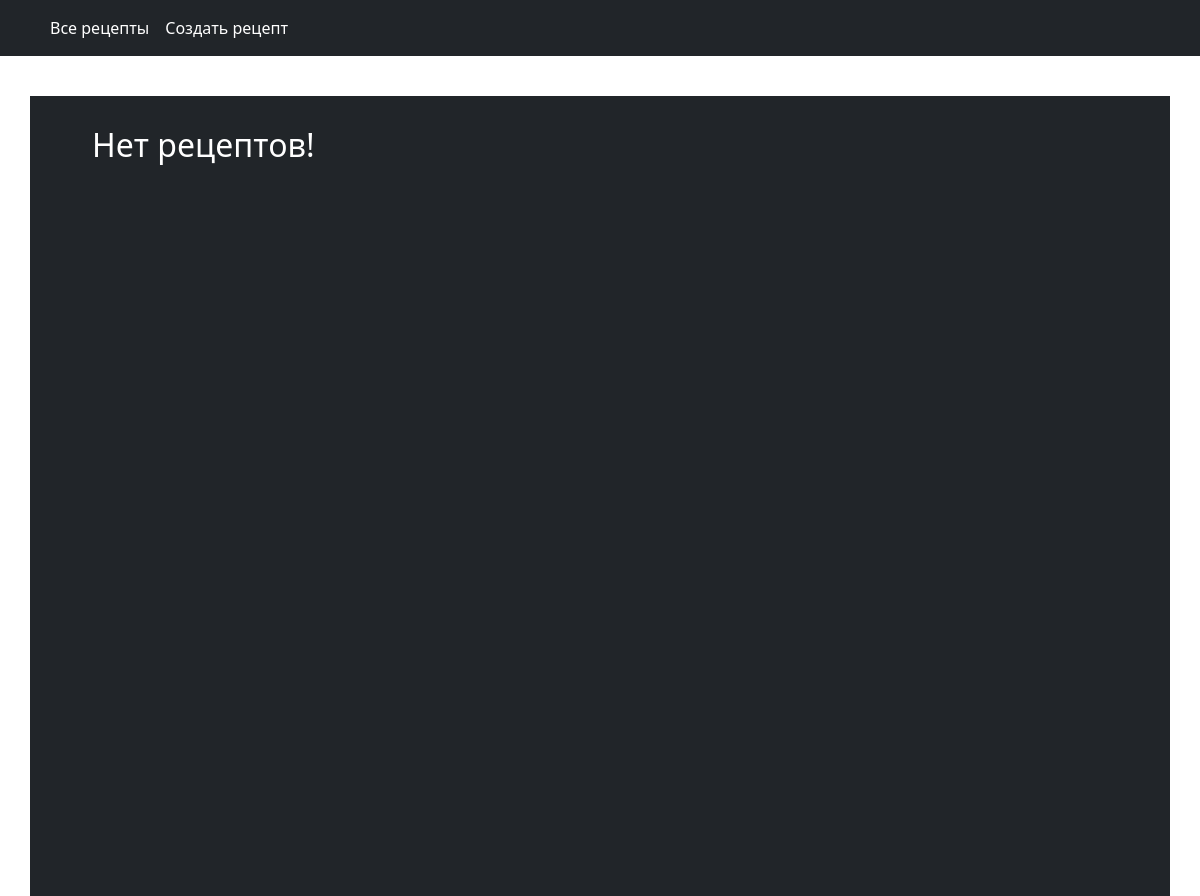
/category/3, run on an earlier commit of the app's database.
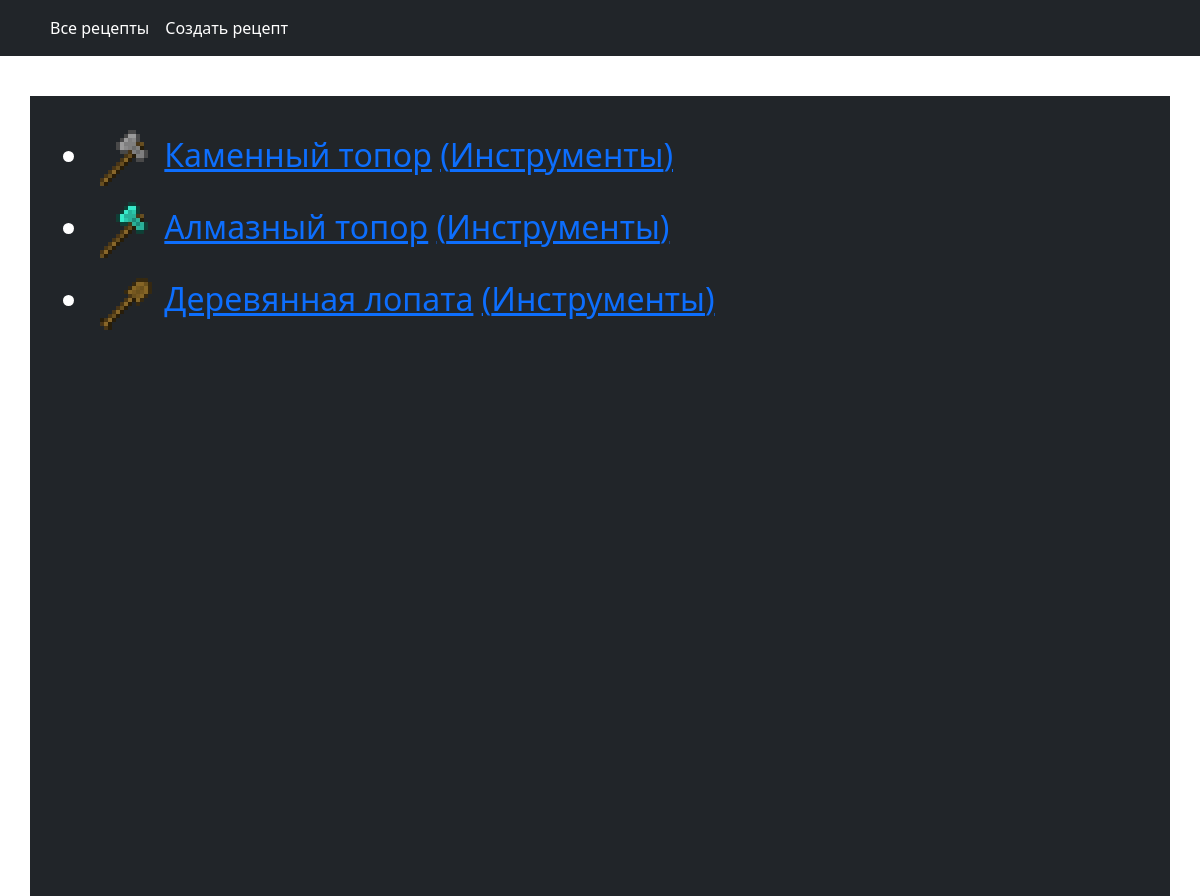
And on a later commit of the database.
### main/models.py (models this page shows, shortened)
class Recipe(models.Model):
	result = models.ForeignKey('Item', on_delete=models.CASCADE,
		verbose_name='Результ', related_name='result_items')
	left_up_item = models.ForeignKey('Item', on_delete=models.CASCADE, null=True,
		blank=True, verbose_name='Левый верхний предмет', related_name='left_up_items')
	up_item = models.ForeignKey('Item', on_delete=models.CASCADE, null=True,
		blank=True, verbose_name='Верхний предмет', related_name='up_items')
	right_up_item = models.ForeignKey('Item', on_delete=models.CASCADE, null=True,
		blank=True, verbose_name='Правый верхний предмет', related_name='right_up_items')
	left_item = models.ForeignKey('Item', on_delete=models.CASCADE, null=True,
		blank=True, verbose_name='Левый предмет', related_name='left_items')
	middle_item = models.ForeignKey('Item', on_delete=models.CASCADE, null=True,
		blank=True, verbose_name='Средний предмет', related_name='middle_items')
	right_item = models.ForeignKey('Item', on_delete=models.CASCADE, null=True,
		blank=True, verbose_name='Правый предмет', related_name='right_items')
	left_down_item = models.ForeignKey('Item', on_delete=models.CASCADE, null=True,
		blank=True, verbose_name='Левый нижний предмет', related_name='left_down_items')
	down_item = models.ForeignKey('Item', on_delete=models.CASCADE, null=True,
		blank=True, verbose_name='Нижний предмет', related_name='down_items')
	right_down_item = models.ForeignKey('Item', on_delete=models.CASCADE, null=True,
		blank=True,verbose_name='Правый нижний предмет', related_name='right_down_items')
	def get_absolute_url(self):
		return reverse('recipe', kwargs={'pk': self.pk})
	class Meta:
		verbose_name = 'Рецепт'
		verbose_name_plural = 'Рецепты'

class Item(models.Model):
	name = models.CharField(max_length=128, verbose_name='Имя предмета', unique=True)
	image = models.ImageField(upload_to='items/', verbose_name='Изображение')
	item_category = models.ForeignKey('ItemCategory', on_delete=models.PROTECT,
		null=True, verbose_name='Категория')
	slug = models.SlugField(max_length=256, null=False, unique=True, db_index=True,
		verbose_name='URL')
	class Meta:
		verbose_name = 'Предмет'
		verbose_name_plural = 'Предметы'

class ItemCategory(models.Model):
	name = models.CharField(max_length=128, verbose_name='Имя категории', unique=True)
	slug = models.SlugField(max_length=256, null=False, unique=True, db_index=True,
		verbose_name='URL')
	class Meta:
		verbose_name = 'Категория предмета'
		verbose_name_plural = 'Категории предметов'

### main/views.py (the view)
# urls.py: path('category/<int:cat_id>', views.CategoryListView.as_view(), name='category'),
class CategoryListView(ListView):
	model = models.Recipe
	template_name = 'index.html'
	context_object_name = 'recipes'
	def get_queryset(self):
		return models.Recipe.objects.filter(result__item_category=self.kwargs['cat_id'])

### main/templates/index.html (shortened to what this page needs)
{% extends 'base.html' %}
{% block content %}
	<ul>
		{% for recipe in recipes %}
		<h2><li><img height=64px src="{{ recipe.result.image.url }}"> <a href="{{ recipe.get_absolute_url }}">{{ recipe.result.name }}</a> <a href="{% url 'category' recipe.result.item_category.id %}">({{ recipe.result.item_category.name }})</a></li></h2>
		{% endfor %}
		{% if not recipes %}
			<h2>Нет рецептов!</h2>
		{% endif %}
	</ul>
{% endblock %}

### main/templates/base.html (shortened to what this page needs)
<!DOCTYPE html>
<html>
<head>
	<link href="https://cdn.jsdelivr.net/npm/bootstrap@5.1.1/dist/css/bootstrap.min.css" rel="stylesheet">
</head>
<body>
	<header class="p-2 bg-dark text-white">
        <div class="container">
          <div class="d-flex flex-wrap align-items-center justify-content-center justify-content-lg-start">
            <ul class="nav col-12 col-lg-auto me-lg-auto mb-2 justify-content-center mb-md-0">
              <li><a href="{% url 'home' %}" class="nav-link px-2 text-white">Все рецепты</a></li>
              <li><a href="{% url 'admin:index' %}" class="nav-link px-2 text-white">Создать рецепт</a></li>
            </ul>
          </div>
        </div>
    </header>
    <main class="container bg-dark text-white" style="margin-top: 40px; height: 100vh; padding: 30px;">
        <div class="row">
          <div class="col-9 b-example-divider">{% block content %}{% endblock %}</div>
        </div>
    </main>
</body>
</html>

What changed in the data, as far as the page shows it:
added Recipe: result.image (picture), result.name "Каменный топор", result.item_category.name "Инструменты"
added Recipe: result.image (picture), result.name "Алмазный топор", result.item_category.name "Инструменты"
added Recipe: result.image (picture), result.name "Деревянная лопата", result.item_category.name "Инструменты"
Also different on the page:
text no longer shown: "Нет рецептов!"
